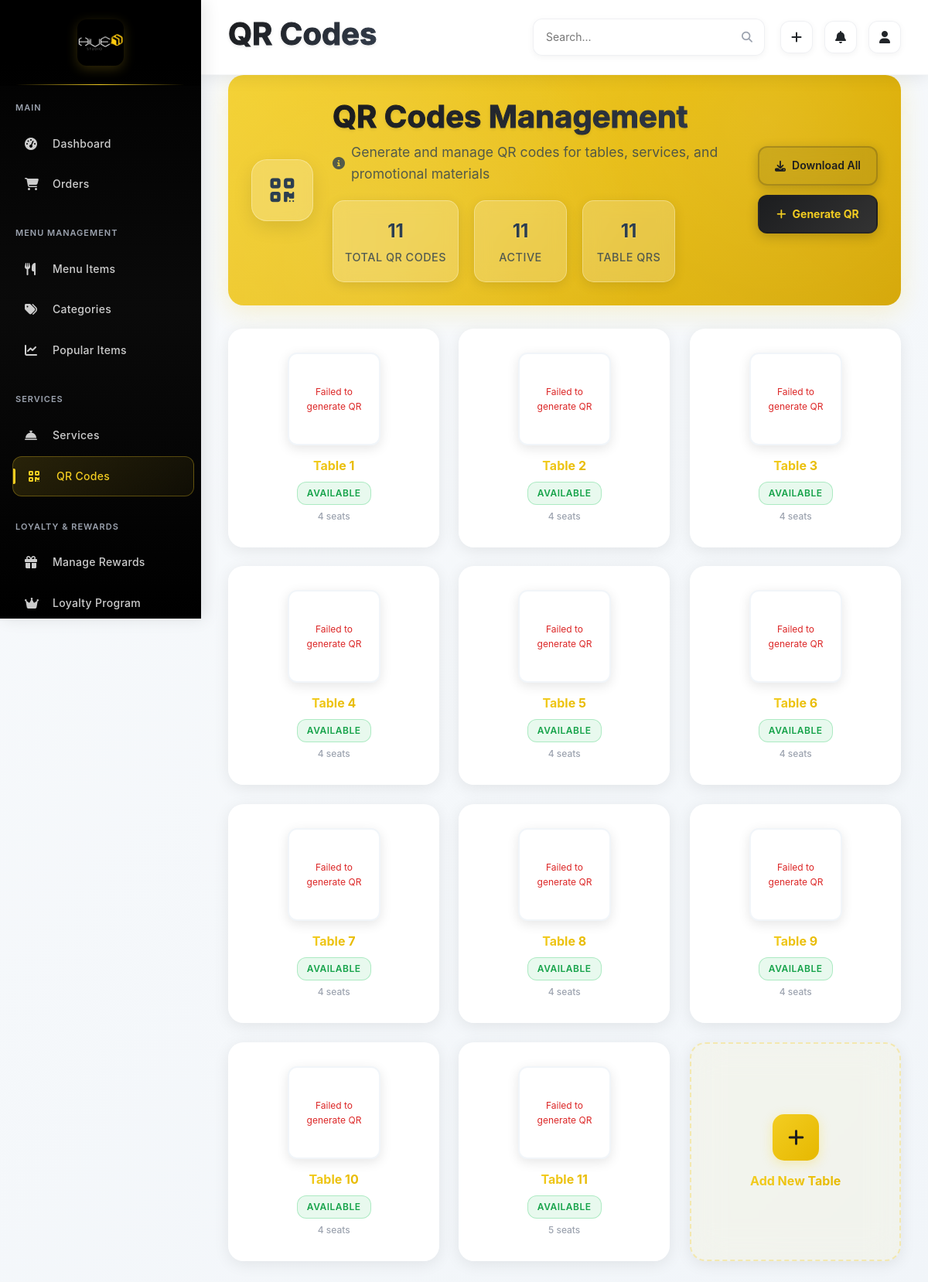
/admin/qr-codes (signed in), run on the app's committed database.
### app/models.py (models this page shows, shortened)
class Table(db.Model):
    __tablename__ = 'tables'
    table_id = db.Column(db.Integer, primary_key=True)
    table_number = db.Column(db.String(10), unique=True, nullable=False)
    status = db.Column(db.Enum('available', 'occupied', 'reserved', name='table_status'),
                      nullable=False, default='available')
    capacity = db.Column(db.Integer, nullable=False, default=4)
    created_at = db.Column(db.DateTime, default=datetime.utcnow)
    orders = db.relationship('Order', backref='table', lazy='dynamic')
    service_requests = db.relationship('ServiceRequest', backref='table', lazy='dynamic')
    qr_codes = db.relationship('QRCode', backref='table', lazy='dynamic')

### app/modules/admin/routes.py (the view)
@bp.route('/qr-codes')
@login_required
def qr_codes():
    if not current_user.is_admin():
        return redirect(url_for('main.index'))
    tables = Table.query.all()
    qr_codes = QRCode.query.all()
    active_qr_codes = len([qr for qr in qr_codes if qr.is_active])
    table_qr_codes = len([qr for qr in qr_codes if qr.qr_type == 'menu'])
    return render_template('qr_codes.html',
                         tables=tables,
                         qr_codes=qr_codes,
                         active_qr_codes=active_qr_codes,
                         table_qr_codes=table_qr_codes)

### app/extensions.py (called while the page is built)
def init_extensions(app):
    db.init_app(app)
    login_manager.init_app(app)
    migrate.init_app(app, db)
    socketio.init_app(app, cors_allowed_origins="*")
    csrf.init_app(app)
    login_manager.login_view = 'auth.login'
    login_manager.login_message = 'Please log in to access this page.'
    login_manager.login_message_category = 'info'
    @login_manager.user_loader
    def load_user(user_id):
        from app.models import User
        return User.query.get(int(user_id))

### app/models.py (called while the page is built)
    def is_admin(self):
        return self.role == 'admin'

### app/modules/admin/templates/qr_codes.html (shortened to what this page needs)
{% extends "base.html" %}
{% block page_title %}QR Codes{% endblock %}
{% block content %}
<div class="page-header">
    <div class="header-background">
        <div class="header-pattern"></div>
        <div class="header-gradient"></div>
    </div>
    <div class="header-content">
        <div class="header-icon-container">
            <div class="header-icon">
                <i class="fas fa-qrcode"></i>
            </div>
        </div>
        <div class="header-text">
            <h1 class="page-title">QR Codes Management</h1>
            <p class="page-description">
                <i class="fas fa-info-circle"></i>
                Generate and manage QR codes for tables, services, and promotional materials
            </p>
            <div class="header-stats">
                <div class="stat-item">
                    <span class="stat-number">{{ qr_codes|length if qr_codes else 0 }}</span>
                    <span class="stat-label">Total QR Codes</span>
                </div>
                <div class="stat-item">
                    <span class="stat-number">{{ active_qr_codes if active_qr_codes else 0 }}</span>
                    <span class="stat-label">Active</span>
                </div>
                <div class="stat-item">
                    <span class="stat-number">{{ table_qr_codes if table_qr_codes else 0 }}</span>
                    <span class="stat-label">Table QRs</span>
                </div>
            </div>
        </div>
        <div class="header-actions">
            <button class="header-btn header-btn-secondary" onclick="downloadAllQR()">
                <i class="fas fa-download"></i>
                <span>Download All</span>
            </button>
            <button class="header-btn header-btn-primary" onclick="generateNewQR()">
                <i class="fas fa-plus"></i>
                <span>Generate QR</span>
            </button>
        </div>
    </div>
</div>
<div class="qr-grid">
    {% for table in tables %}
    <div class="qr-card" data-table-id="{{ table.table_id }}">
        <div class="qr-code-image" id="qr-code-{{ table.table_id }}">
        </div>
        <h3 class="qr-title">Table {{ table.table_number }}</h3>
        <div class="table-info">
            <span class="table-status {{ table.status }}">
                {{ table.status|title }}
            </span>
            <span class="table-capacity">{{ table.capacity }} seats</span>
        </div>
    </div>
    {% endfor %}
    <div class="qr-card empty" onclick="addNewTable()">
        <div class="qr-icon">
            <i class="fas fa-plus"></i>
        </div>
        <h3 class="qr-title">Add New Table</h3>
    </div>
</div>
{% endblock %}

### app/static/css/admin.css (style rules this page uses)
:root { --primary-yellow: #f3cd21; --primary-dark: #1c1d1f; --sidebar-bg: linear-gradient(180deg, #000000 0%, #0a0a0a 50%, #000000 100%); --sidebar-hover: linear-gradient(135deg, #1a1a1a 0%, #2a2a2a 100%); --text-light: #ffffff; --text-muted: #9ca3af; --border-color: #374151; --success-green: #10b981; --warning-yellow: #f59e0b; --danger-red: #ef4444; --info-blue: #3b82f6; --card-shadow: 0 4px 20px rgba(0, 0, 0, 0.08); --hover-shadow: 0 8px 30px rgba(0, 0, 0, 0.12); --glass-bg: rgba(255, 255, 255, 0.95); --glass-border: rgba(255, 255, 255, 0.2); }
* { margin: 0; padding: 0; box-sizing: border-box; }
body { font-family: 'Inter', 'Segoe UI', Tahoma, Geneva, Verdana, sans-serif; background: linear-gradient(135deg, #f8fafc 0%, #f1f5f9 100%); overflow-x: hidden; line-height: 1.6; -webkit-font-smoothing: antialiased; -moz-osx-font-smoothing: grayscale; text-rendering: optimizeLegibility; }
.page-title { font-size: 28px; font-weight: 700; color: var(--primary-dark); margin: 0; background: linear-gradient(135deg, var(--primary-dark) 0%, #374151 100%); -webkit-background-clip: text; -webkit-text-fill-color: transparent; background-clip: text; }
html, body { position: relative; height: auto; min-height: 100vh; }
body { margin: 0 !important; padding: 0 !important; }

### app/modules/admin/templates/qr_codes.html (style rules this page uses)
.qr-grid { display: grid; grid-template-columns: repeat(auto-fill, minmax(200px, 1fr)); gap: 25px; margin-top: 20px; }
.qr-card { background: var(--glass-bg); backdrop-filter: blur(20px); border-radius: 20px; padding: 30px 20px; text-align: center; box-shadow: var(--card-shadow); border: 1px solid var(--glass-border); transition: all 0.3s cubic-bezier(0.4, 0, 0.2, 1); position: relative; transform: translateZ(0); will-change: transform, box-shadow; min-height: 180px; display: flex; flex-direction: column; justify-content: center; align-items: center; }
.qr-card.empty { border: 2px dashed rgba(243, 205, 33, 0.3); background: rgba(243, 205, 33, 0.05); cursor: pointer; }
.qr-code-image { width: 120px; height: 120px; margin: 0 auto 15px; background: white; border-radius: 12px; padding: 10px; box-shadow: 0 4px 15px rgba(0, 0, 0, 0.1); transition: all 0.3s ease; transform: translateZ(0); will-change: transform, box-shadow; display: flex; align-items: center; justify-content: center; border: 2px solid #f1f5f9; position: relative; z-index: 1; }
.qr-icon { width: 60px; height: 60px; border-radius: 15px; background: linear-gradient(135deg, var(--primary-yellow) 0%, #e6b800 100%); display: flex; align-items: center; justify-content: center; margin: 0 auto 15px; box-shadow: 0 4px 15px rgba(243, 205, 33, 0.3); transition: all 0.3s ease; transform: translateZ(0); will-change: transform, box-shadow; }
.qr-icon i { font-size: 24px; color: var(--primary-dark); transition: transform 0.3s ease; transform: translateZ(0); will-change: transform; }
.qr-title { font-size: 16px; font-weight: 700; color: var(--primary-yellow); margin: 0; line-height: 1.4; text-align: center; background: linear-gradient(135deg, var(--primary-yellow) 0%, #e6b800 100%); -webkit-background-clip: text; -webkit-text-fill-color: transparent; background-clip: text; }
.table-info { margin-top: 10px; display: flex; flex-direction: column; gap: 5px; align-items: center; }
.table-status { padding: 4px 12px; border-radius: 12px; font-size: 12px; font-weight: 600; text-transform: uppercase; letter-spacing: 0.5px; }
.table-status.available { background: rgba(34, 197, 94, 0.1); color: #16a34a; border: 1px solid rgba(34, 197, 94, 0.3); }
.table-capacity { font-size: 12px; color: var(--text-muted); font-weight: 500; }
* { scroll-behavior: smooth; }

### data on the page
Table: table_number "1", status "AVAILABLE", capacity "4"
Table: table_number "2", status "AVAILABLE", capacity "4"
Table: table_number "3", status "AVAILABLE", capacity "4"
Table: table_number "4", status "AVAILABLE", capacity "4"
Table: table_number "5", status "AVAILABLE", capacity "4"
Table: table_number "6", status "AVAILABLE", capacity "4"
Table: table_number "7", status "AVAILABLE", capacity "4"
Table: table_number "8", status "AVAILABLE", capacity "4"
Table: table_number "9", status "AVAILABLE", capacity "4"
Table: table_number "10", status "AVAILABLE", capacity "4"
Table: table_number "11", status "AVAILABLE", capacity "5"

### other printed values
{{ qr_codes|length if qr_codes else 0 }} "11"
{{ active_qr_codes if active_qr_codes else 0 }} "11"
{{ table_qr_codes if table_qr_codes else 0 }} "11"
